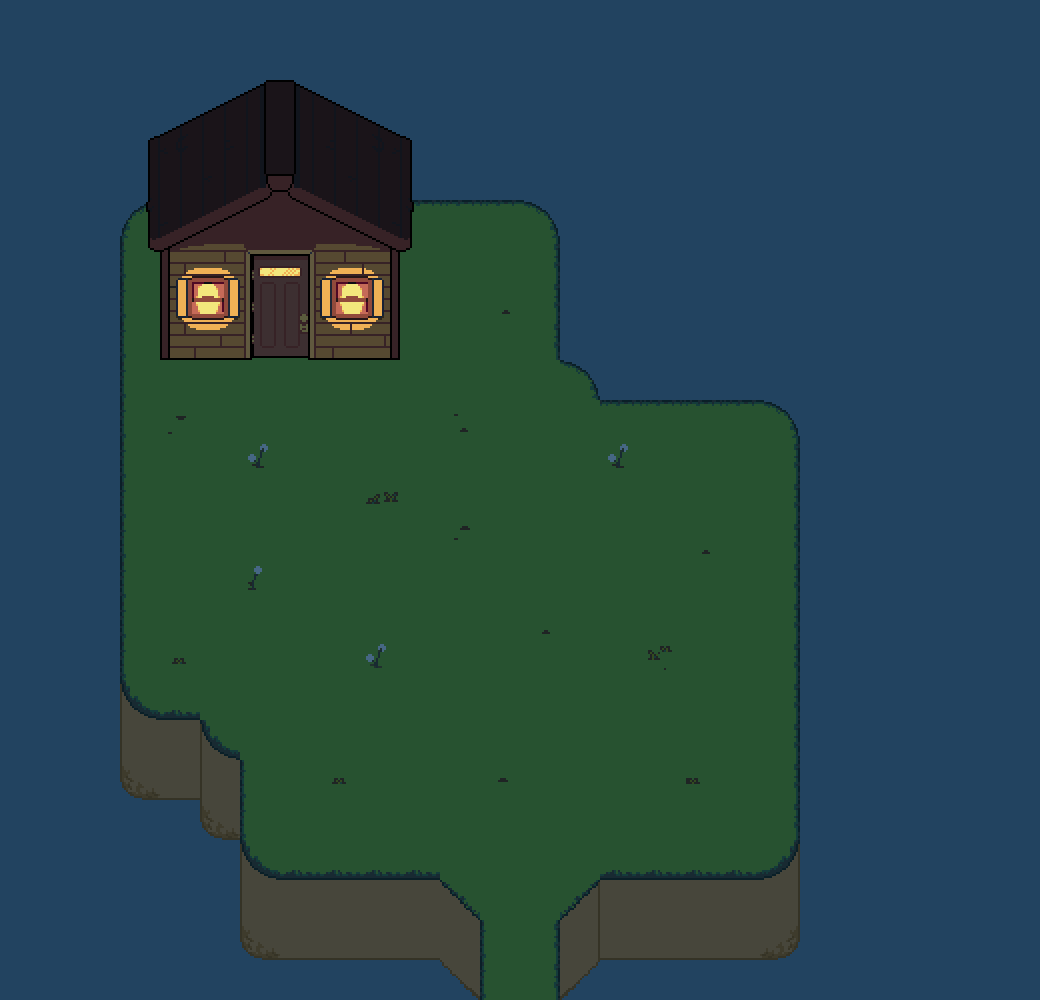

Rendered tile map (Tiled .tmx) drawn with the repository's tilesets; below, a short description and the map source with its tile grids summarised:
An orthogonal 26x25 tile map with 40x40 px tiles, 6 tile layers (tiles0, tiles-0, tiles, tiles2, ...), 3 tilesets and 38 objects (4x npc, valley, transition).

<map version="1.9" tiledversion="1.9.2" orientation="orthogonal" renderorder="right-down" width="26" height="25" tilewidth="40" tileheight="40" infinite="0" nextlayerid="23" nextobjectid="219">
 <editorsettings>
  <export target="starwalkeralley2.lua" format="lua" />
 </editorsettings>
 <properties>
  <property name="border" value="starwalkervalley" />
  <property name="light" type="bool" value="false" />
  <property name="music" value="starwalkervalley" />
  <property name="name" value="Test City - Starwalker Valley" />
 </properties>
 <tileset firstgid="1" source="../../tilesets/surface_d.tsx" />
 <tileset firstgid="626" source="../../tilesets/surfacehouse_d.tsx" />
 <tileset firstgid="6458" source="../../tilesets/other-objects.tsx" />
 <layer id="19" name="tiles0" width="26" height="25">
  <data>[650 cells, 650 non-empty, 1 distinct tile ids]</data>
 </layer>
 <layer id="21" name="tiles-0" width="26" height="25">
  <data>[650 cells, 38 non-empty, 8 distinct tile ids]</data>
 </layer>
 <layer id="1" name="tiles" width="26" height="25">
  <data>[650 cells, 257 non-empty, 15 distinct tile ids]</data>
 </layer>
 <layer id="18" name="tiles2" width="26" height="25">
  <data>[650 cells, 36 non-empty, 32 distinct tile ids]</data>
 </layer>
 <layer id="20" name="door" width="26" height="25">
  <data>[650 cells, 6 non-empty, 6 distinct tile ids]</data>
 </layer>
 <objectgroup color="#0000ff" id="4" name="collision" opacity="0.5">
  <object id="172" x="160" y="200" width="240" height="160" />
  <object id="174" x="120" y="160" width="440" height="40" />
  <object id="175" x="600" y="360" width="200" height="40" />
  <object id="177" x="80" y="160" width="40" height="560" />
  <object id="178" x="80" y="720" width="120" height="40" />
  <object id="179" x="200" y="760" width="40" height="120" />
  <object id="180" x="200" y="880" width="240" height="40" />
  <object id="181" x="440" y="920" width="40" height="80" />
  <object id="182" x="560" y="920" width="40" height="80" />
  <object id="183" x="600" y="880" width="240" height="40" />
  <object id="184" x="800" y="360" width="40" height="520" />
  <object id="185" x="560" y="160" width="40" height="200" />
  <object id="186" x="520" y="200">
   <polygon points="0,0 40,40 40,0" />
  </object>
  <object id="189" x="560" y="360">
   <polygon points="0,0 40,40 40,0" />
  </object>
  <object id="190" x="760" y="400">
   <polygon points="0,0 40,40 40,0" />
  </object>
  <object id="187" x="120" y="240">
   <polygon points="0,0 40,-40 0,-40" />
  </object>
  <object id="191" x="120" y="680">
   <polygon points="0,0 40,40 0,40" />
  </object>
  <object id="192" x="200" y="720">
   <polygon points="0,0 40,40 0,40" />
  </object>
  <object id="193" x="240" y="840">
   <polygon points="0,0 40,40 0,40" />
  </object>
  <object id="194" x="440" y="880">
   <polygon points="0,0 40,40 0,40" />
  </object>
  <object id="196" x="600" y="880">
   <polygon points="0,0 -40,40 0,40" />
  </object>
  <object id="197" x="800" y="840">
   <polygon points="0,0 -40,40 0,40" />
  </object>
  <object id="206" x="600" y="770" width="32" height="30" />
  <object id="207" x="280" y="650" width="32" height="30" />
  <object id="208" x="160" y="410" width="32" height="30" />
  <object id="209" x="640" y="530" width="32" height="30" />
  <object id="210" x="470" y="260" width="32" height="30" />
 </objectgroup>
 <objectgroup color="#7f00ff" id="3" name="markers">
  <object id="200" name="valley" x="520" y="960">
   <point />
  </object>
 </objectgroup>
 <objectgroup color="#ff00ff" id="2" name="objects">
  <object id="198" name="npc" x="720" y="430">
   <properties>
    <property name="actor" value="og_bigwalker" />
    <property name="cutscene" value="starwalkervalley.bigwalker" />
   </properties>
   <point />
  </object>
  <object id="212" name="npc" x="650" y="450">
   <properties>
    <property name="actor" value="og_babywalker" />
    <property name="cutscene" value="starwalkervalley.babywalker" />
   </properties>
   <point />
  </object>
  <object id="199" name="transition" x="480" y="980" width="80" height="40">
   <properties>
    <property name="map" value="cybercity/starwalkeralley" />
    <property name="marker" value="entrydown" />
   </properties>
  </object>
  <object id="211" name="npc" x="280" y="380">
   <properties>
    <property name="actor" value="og_starwalker" />
    <property name="cutscene" value="starwalkervalley.starwalker3" />
   </properties>
   <point />
  </object>
  <object id="213" gid="6502" x="600" y="560" width="110" height="120" />
  <object id="214" gid="6502" x="120" y="440" width="110" height="120" />
  <object id="215" gid="6502" x="240" y="680" width="110" height="120" />
  <object id="216" gid="6502" x="560" y="800" width="110" height="120" />
  <object id="217" gid="6502" x="430" y="290" width="110" height="120" />
  <object id="218" name="npc" x="400" y="200" width="40" height="40">
   <properties>
    <property name="actor" value="starwalker_plush" />
    <property name="cutscene" value="plushies.starwalker_plush" />
    <property name="flagcheck" value="!starwalker_plush" />
   </properties>
  </object>
 </objectgroup>
 <layer id="22" name="roof" width="26" height="25">
  <data>[650 cells, 36 non-empty, 36 distinct tile ids]</data>
 </layer>
</map>
